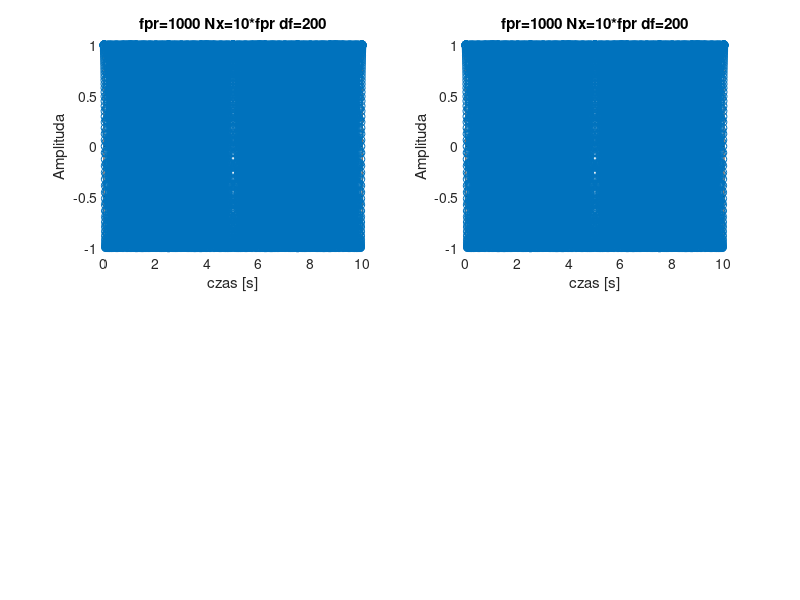

MATLAB code to generate this figure: (Note: this script raises an error after producing the figure.)
clear all; close all;
fpr=1000; Nx=10*fpr; % czestotliwosc probkowania, liczba probek
df = 200;
dt = 1/fpr; % okres probkowania
t = dt*(0:Nx-1); % chwile pobierania probek

x=cos(2*pi*(0*t+0.5*df*t.^2));

figure;
subplot(221);plot(t,x,'o-'); grid; title('fpr=1000 Nx=10*fpr df=200'); xlabel('czas [s]'); ylabel('Amplituda');
fpr=8000;
Nx=10*fpr;
df=2000;
subplot(222);plot(t,x,'o-'); grid; title('fpr=1000 Nx=10*fpr df=200'); xlabel('czas [s]'); ylabel('Amplituda');
sound (x,fpr);
spectrogram(x,256,256-64,512,fpr);
